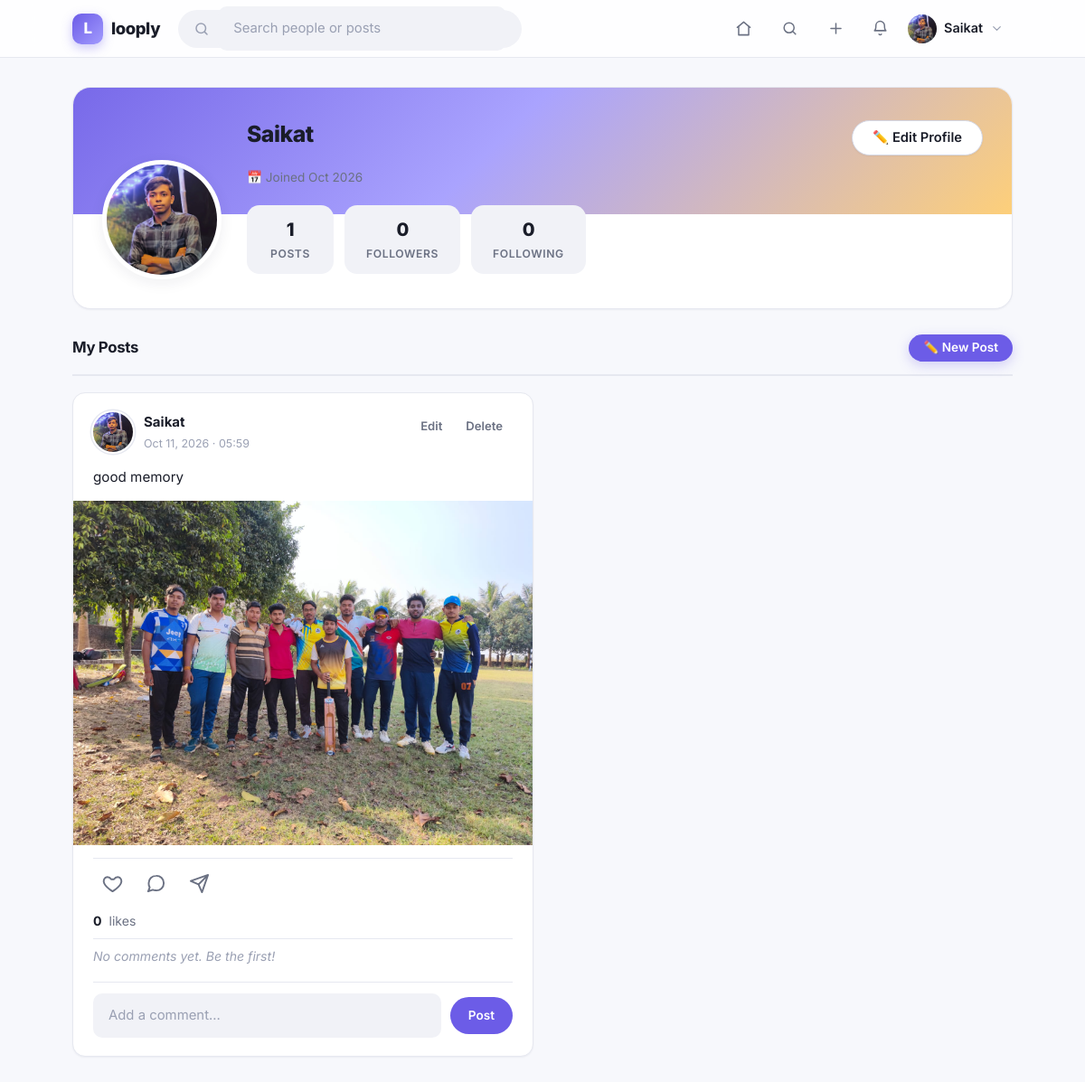
/accounts/profile/Saikat/ (signed in), run on the app's committed database.
### accounts/models.py (models this page shows, shortened)
class Profile(models.Model):
    user = models.OneToOneField(
        settings.AUTH_USER_MODEL,
        on_delete=models.CASCADE,
        related_name='profile'
    )
    bio = models.TextField(max_length=300, blank=True)
    avatar = models.ImageField(
        upload_to='avatars/',
        default='avatars/default_avatar.png',
        blank=True
    )
    website = models.URLField(blank=True)
    location = models.CharField(max_length=100, blank=True)
    created_at = models.DateTimeField(auto_now_add=True)
    updated_at = models.DateTimeField(auto_now=True)

### posts/models.py (models this page shows, shortened)
class Post(models.Model):
    author = models.ForeignKey(
        settings.AUTH_USER_MODEL,
        related_name='posts',
        on_delete=models.CASCADE
    )
    content = models.TextField(max_length=1000, blank=True)
    image = models.ImageField(upload_to='posts/', blank=True, null=True)
    created_at = models.DateTimeField(auto_now_add=True)
    updated_at = models.DateTimeField(auto_now=True)
    class Meta:
        ordering = ['-created_at']
    @property
    def likes_count(self):
        return self.likes.count()
    @property
    def comments_count(self):
        return self.comments.count()

### accounts/views.py (the view)
# urls.py: path('profile/<str:username>/', views.profile_view, name='profile'),
@login_required
def profile_view(request, username):
    from posts.models import Like   # local import to avoid circular import
    profile_user = get_object_or_404(User, username=username)
    Profile.objects.get_or_create(user=profile_user)
    posts = (
        profile_user.posts
        .select_related('author', 'author__profile')
        .prefetch_related('likes', 'comments', 'comments__author')
        .order_by('-created_at')
    )
    liked_post_ids = set(
        Like.objects
        .filter(user=request.user, post__in=posts)
        .values_list('post_id', flat=True)
    )
    is_following = Follow.objects.filter(
        follower=request.user, following=profile_user
    ).exists()
    context = {
        'profile_user': profile_user,
        'posts': posts,
        'is_following': is_following,
        'followers_count': profile_user.followers.count(),
        'following_count': profile_user.following.count(),
        'is_own_profile': request.user == profile_user,
        'liked_post_ids': liked_post_ids,
    }
    return render(request, 'accounts/profile.html', context)

### posts/templatetags/post_extras.py (called while the page is built)
@register.filter
def in_set(value, the_set):
    if not the_set:
        return False
    try:
        return value in the_set
    except TypeError:
        return False

### templates/accounts/profile.html (shortened to what this page needs)
{% extends 'base.html' %}
{% load static post_extras %}
{% block content %}
<section class="profile-hero">
    <div class="profile-body">
        <div class="profile-avatar-wrap">
            <img class="profile-avatar"
                 src="{{ profile_user.profile.avatar.url }}"
                 alt="{{ profile_user.username }}">
        </div>
        <div class="profile-main">
            <div class="profile-top">
                <div class="profile-identity">
                    <h2 class="profile-username">{{ profile_user.username }}</h2>
                </div>
                <div class="profile-actions">
                    {% if is_own_profile %}
                        <a href="{% url 'accounts:edit_profile' %}" class="btn-secondary">
                            ✏️ Edit Profile
                        </a>
                    {% endif %}
                </div>
            </div>
            <div class="profile-meta-row">
                <span class="profile-meta">
                    📅 Joined {{ profile_user.date_joined|date:"M Y" }}
                </span>
            </div>
            <div class="profile-stats">
                <div class="stat">
                    <strong>{{ posts|length }}</strong>
                    <span>Posts</span>
                </div>
                <a href="{% url 'accounts:followers_list' profile_user.username %}" class="stat">
                    <strong id="followers-count">{{ followers_count }}</strong>
                    <span>Followers</span>
                </a>
                <a href="{% url 'accounts:following_list' profile_user.username %}" class="stat">
                    <strong>{{ following_count }}</strong>
                    <span>Following</span>
                </a>
            </div>
        </div>
    </div>
</section>
<section class="profile-posts-section">
    <div class="profile-posts-header">
        <h3>{% if is_own_profile %}My Posts{% else %}Posts{% endif %}</h3>
        {% if is_own_profile %}
            <a href="{% url 'posts:create_post' %}" class="btn-primary btn-sm">
                ✏️ New Post
            </a>
        {% endif %}
    </div>
    <div class="profile-posts-grid">
        {% for post in posts %}
            {% include 'posts/post_card.html' with post=post %}
        {% endfor %}
    </div>
</section>
{% endblock %}

### templates/base.html (shortened to what this page needs)
{% load static %}
<!DOCTYPE html>
<html lang="en">
<head>
    <link rel="stylesheet" href="{% static 'css/main.css' %}">
</head>
<body>
    {% include 'partials/navbar.html' %}
    <main class="page">
        <div class="container">
            {% block content %}{% endblock %}
        </div>
    </main>
</body>
</html>

### templates/partials/navbar.html (shortened to what this page needs)
{% load static %}
<header class="navbar">
    <div class="navbar-inner">
        <a href="{% url 'home' %}" class="brand" aria-label="Looply home">
            <span class="brand-mark">L</span>
            <span class="brand-name">looply</span>
        </a>
        <form class="nav-search" method="get" action="{% url 'core:search' %}" role="search">
            <svg viewBox="0 0 24 24" aria-hidden="true">
                <circle cx="11" cy="11" r="7"></circle>
                <path d="m20 20-3.2-3.2"></path>
            </svg>
            <input type="search" name="q" placeholder="Search people or posts"
                   aria-label="Search people or posts"
                   value="{{ request.GET.q|default:'' }}">
        </form>
        <nav class="nav-links" id="primary-navigation">
            {% if user.is_authenticated %}
                <a href="{% url 'posts:feed' %}" class="nav-link">
                    <svg viewBox="0 0 24 24" aria-hidden="true">
                        <path d="M3 10.5 12 3l9 7.5"></path>
                        <path d="M5 9.5V21h14V9.5"></path>
                    </svg>
                </a>
                <a href="{% url 'accounts:discover' %}" class="nav-link">
                    <svg viewBox="0 0 24 24" aria-hidden="true">
                        <circle cx="11" cy="11" r="7"></circle>
                        <path d="m20 20-3.2-3.2"></path>
                    </svg>
                </a>
                <a href="{% url 'posts:create_post' %}" class="nav-link">
                    <svg viewBox="0 0 24 24" aria-hidden="true">
                        <path d="M12 5v14M5 12h14"></path>
                    </svg>
                </a>
                <a href="{% url 'core:notifications' %}" class="nav-link notif-link" aria-label="Notifications">
                    <svg viewBox="0 0 24 24" aria-hidden="true">
                        <path d="M18 8a6 6 0 1 0-12 0c0 6-2 7-2 7h16s-2-1-2-7"></path>
                        <path d="M13.7 20a2 2 0 0 1-3.4 0"></path>
                    </svg>
                </a>
                <details class="nav-user">
                    <summary>
                        <img src="{{ user.profile.avatar.url }}" class="avatar-xs" alt="">
                        <span class="nav-user-name">{{ user.username }}</span>
                        <svg class="chev" viewBox="0 0 24 24" aria-hidden="true">
                            <path d="m6 9 6 6 6-6"></path>
                        </svg>
                    </summary>
                </details>
            {% else %}
                <a href="{% url 'accounts:login' %}" class="btn-ghost">Log in</a>
                <a href="{% url 'accounts:register' %}" class="btn-primary btn-sm">Sign up</a>
            {% endif %}
        </nav>
    </div>
</header>

### templates/posts/post_card.html (shortened to what this page needs)
{% load static post_extras %}
<article class="post-card" data-post-id="{{ post.id }}">
    <header class="post-header">
        <a href="{% url 'accounts:profile' post.author.username %}" class="post-author">
            <img src="{{ post.author.profile.avatar.url }}"
                 class="post-avatar" alt="{{ post.author.username }}">
            <div class="post-author-meta">
                <strong>{{ post.author.username }}</strong>
                <span class="post-time">
                    {{ post.created_at|date:"M d, Y" }} · {{ post.created_at|time:"H:i" }}
                </span>
            </div>
        </a>
        {% if post.author == user %}
            <div class="post-menu">
                <a href="{% url 'posts:edit_post' post.id %}" title="Edit">Edit</a>
                <a href="{% url 'posts:delete_post' post.id %}"
                   onclick="return confirm('Delete this post?');" title="Delete">Delete</a>
            </div>
        {% endif %}
    </header>
    {% if post.content %}
        <p class="post-content">{{ post.content }}</p>
    {% endif %}
    {% if post.image %}
        <div class="post-image-wrap">
            <a href="{% url 'posts:post_detail' post.id %}">
                <img src="{{ post.image.url }}" class="post-img" alt="post image">
            </a>
        </div>
    {% endif %}
    <div class="post-actions">
        <button type="button"
                class="icon-btn like-btn {% if post.id|in_set:liked_post_ids %}liked{% endif %}"
                data-url="{% url 'posts:toggle_like' post.id %}"
                aria-label="Like">
            <svg viewBox="0 0 24 24" width="24" height="24">
                <path d="M12 21s-7.5-4.9-9.6-9.2C.7 8.3 2.5 4.5 6 4.5c2 0 3.4 1 4.4 2.5h3.2C14.6 5.5 16 4.5 18 4.5c3.5 0 5.3 3.8 3.6 7.3C19.5 16.1 12 21 12 21z"
                      fill="none" stroke="currentColor" stroke-width="2"
                      stroke-linecap="round" stroke-linejoin="round"/>
            </svg>
        </button>
        <a href="{% url 'posts:post_detail' post.id %}" class="icon-btn" aria-label="Comment">
            <svg viewBox="0 0 24 24" width="24" height="24">
                <path d="M21 11.5a8.4 8.4 0 0 1-9 8.4 9.9 9.9 0 0 1-3.7-.7L3 21l1.8-4.6A8.3 8.3 0 0 1 3.6 11.5 8.4 8.4 0 0 1 12 3a8.4 8.4 0 0 1 9 8.5z"
                      fill="none" stroke="currentColor" stroke-width="2"
                      stroke-linecap="round" stroke-linejoin="round"/>
            </svg>
        </a>
        <button type="button" class="icon-btn share-btn" aria-label="Share">
            <svg viewBox="0 0 24 24" width="24" height="24">
                <path d="M22 2 11 13M22 2l-7 20-4-9-9-4 20-7z"
                      fill="none" stroke="currentColor" stroke-width="2"
                      stroke-linecap="round" stroke-linejoin="round"/>
            </svg>
        </button>
    </div>
    <div class="post-likes">
        <strong class="likes-count">{{ post.likes_count }}</strong>
        <span>{% if post.likes_count == 1 %}like{% else %}likes{% endif %}</span>
    </div>
    <ul class="comments-list">
        {% for c in post.comments.all|slice:":3" %}
            <li>
                <a href="{% url 'accounts:profile' c.author.username %}" class="comment-author">
                    {{ c.author.username }}
                </a>
                <span class="comment-text">{{ c.content }}</span>
            </li>
        {% empty %}
            <li class="no-comments">No comments yet. Be the first!</li>
        {% endfor %}
    </ul>
    <form class="comment-form" data-url="{% url 'posts:add_comment' post.id %}">
        <input type="text" name="content" maxlength="500"
               placeholder="Add a comment..." required autocomplete="off">
        <button type="submit">Post</button>
    </form>
</article>

### data on the page
Post: author.profile.avatar (picture), author.username "Saikat", created_at "Oct 11, 2026", created_at "05:59", shows "Edit", content "good memory", image (picture), likes_count "0"

### other printed values
{{ user.username }} "Saikat"
{{ profile_user.username }} "Saikat"
{{ profile_user.date_joined|date:"M Y" }} "Oct 2026"
{{ posts|length }} "1"
{{ followers_count }} "0"
{{ following_count }} "0"
